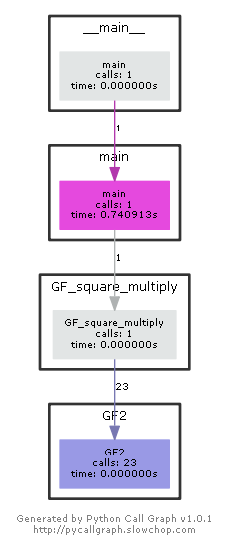

Python code for this plot:
# -*- coding: utf-8 -*-
'''
有限域：GF(2^8)
ploy = 0x11b
'''
from pycallgraph import Config
from pycallgraph import GlobbingFilter
from pycallgraph import PyCallGraph
from pycallgraph.output import GraphvizOutput


def GF2(a, b, sign, ploy):
    ans = 0

    if sign == '+' or sign == '-':  # 加减
        ans = a ^ b
        return ans, 0

    elif sign == '*':  # 乘
        while b > 0:
            if b & 1 == 1:
                ans = ans ^ a
            a = a << 1
            if 1 & (a >> 8) == 1:
                a = a ^ ploy
            a = a & 0xff  # 这一步有何目的？
            b = b >> 1
        return ans, 0

    else:  # 除
        if a == 0:
            return 0, 0
        elif b == 0:
            print("error!")
            return None, None

        rec = len(str(bin(a))[2:]) - len(str(bin(b))[2:])
        while rec >= 0:
            a = a ^ (b << rec)
            if a == 0:
                rec = 0 - len(str(bin(b))[2:])
            else:
                rec = len(str(bin(a))[2:]) - len(str(bin(b))[2:])

        return ans, a


def GF_square_multiply(a, n, ploy):
    judge = 1
    ans = 1

    while n > 0:
        if judge & n == 1:
            ans = GF2(ans, a, '*', ploy)[0]
        a = GF2(a, a, '*', ploy)[0]
        n = n >> 1
    return ans


def main():
    ploy = 0x11b
    s = input()
    a = int(s.split()[0], 16)
    n = int(s.split()[1])

    result = GF_square_multiply(a, n, ploy)

    print(str(hex(result))[2:])


if __name__ == "__main__":
    ############################################################################
    '''
        生成函数调用图
    '''
    config = Config()
    config.trace_filter = GlobbingFilter(
        include=[
            '*'
        ]
    )
    config.trace_filter = GlobbingFilter(
        exclude=['pycallgraph.*']
    )
    ############################################################################

    graphviz = GraphvizOutput()
    graphviz.output_file = '有限域快速模幂运算.png'
    with PyCallGraph(output=graphviz, config=config):
        main()
